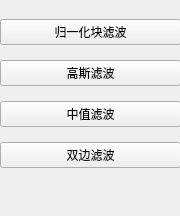
      <widget class="QWidget" name="page1">
       <property name="geometry">
        <rect>
         <x>0</x>
         <y>0</y>
         <width>180</width>
         <height>216</height>
        </rect>
       </property>
       <property name="toolTip">
        <string>江南</string>
       </property>
       <attribute name="label">
        <string>图像平滑</string>
       </attribute>
       <widget class="QWidget" name="layoutWidget">
        <property name="geometry">
         <rect>
          <x>0</x>
          <y>10</y>
          <width>181</width>
          <height>171</height>
         </rect>
        </property>
        <layout class="QVBoxLayout" name="verticalLayout_3">
         <item>
          <widget class="QPushButton" name="pushButton">
           <property name="text">
            <string>归一化块滤波</string>
           </property>
          </widget>
         </item>
         <item>
          <widget class="QPushButton" name="pushButton_2">
           <property name="text">
            <string>高斯滤波</string>
           </property>
          </widget>
         </item>
         <item>
          <widget class="QPushButton" name="pushButton_3">
           <property name="text">
            <string>中值滤波</string>
           </property>
          </widget>
         </item>
         <item>
          <widget class="QPushButton" name="pushButton_4">
           <property name="text">
            <string>双边滤波</string>
           </property>
          </widget>
         </item>
        </layout>
       </widget>
      </widget>
